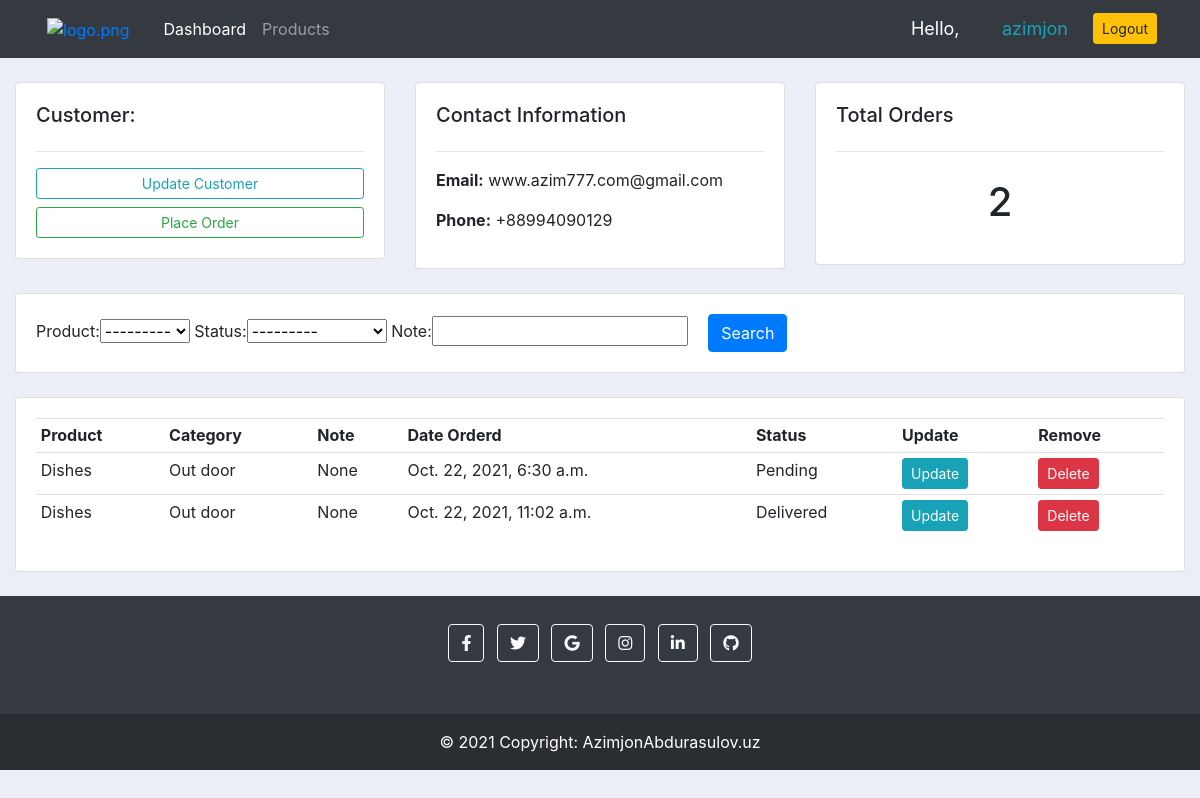
/customer/2/ (signed in), run on an earlier commit of the app's database.
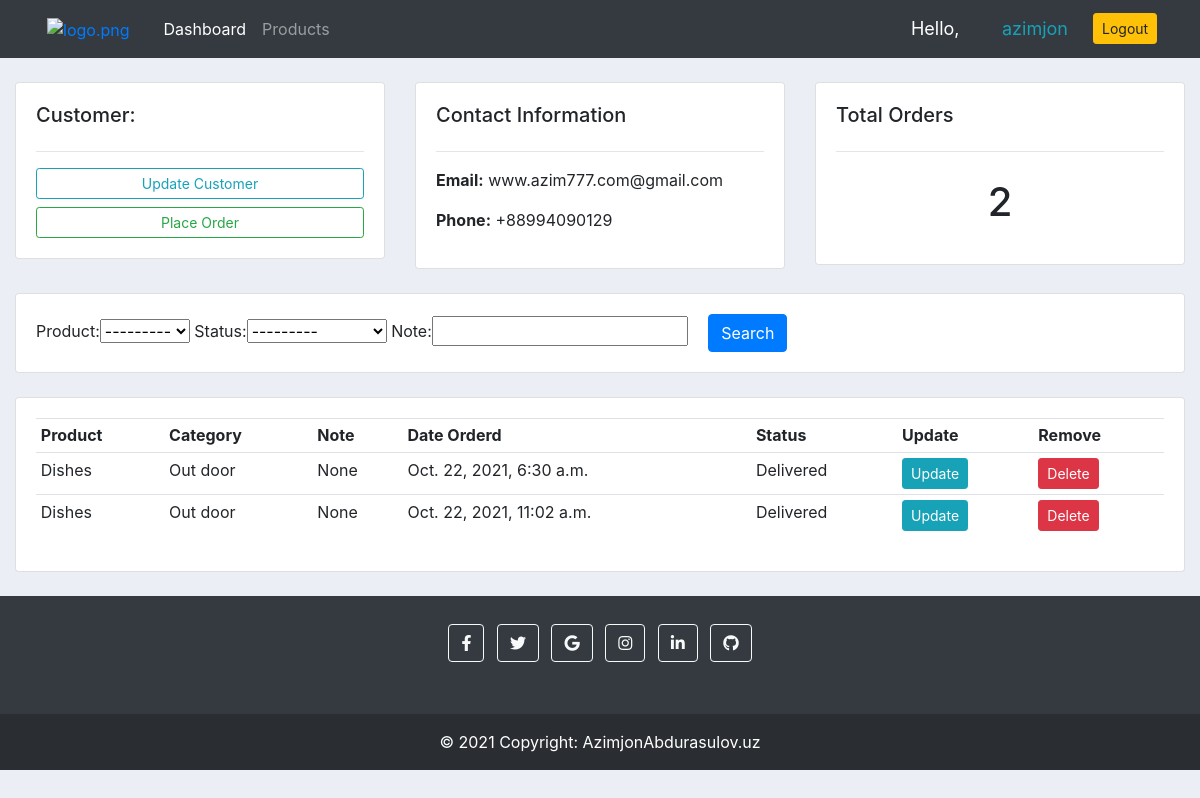
And on a later commit of the database.
### accounts/models.py (models this page shows, shortened)
class Order(models.Model):
    STATUS = (
        ('Pending', 'Pending'),
        ('Out for delivery', 'Out for delivery'),
        ('Delivered', 'Delivered'),
    )
    customer = models.ForeignKey(
        Customer,  null=True, on_delete=models.SET_NULL)
    product = models.ForeignKey(Product,  null=True, on_delete=models.SET_NULL)
    date_created = models.DateTimeField(auto_now_add=True, null=True)
    status = models.CharField(max_length=200, null=True, choices=STATUS)
    note = models.CharField(max_length=200, null=True)

class Product(models.Model):
    CATEGORY = (
        ('Indoor', 'Indoor'),
        ('Out door', 'Out door'),
    )
    name = models.CharField(max_length=200, null=True)
    price = models.FloatField(null=True)
    category = models.CharField(max_length=200, null=True, choices=CATEGORY)
    description = models.CharField(max_length=200, null=True, blank=True)
    date_created = models.DateTimeField(auto_now_add=True, null=True)
    tags = models.ManyToManyField(Tag)
    def __str__(self):
        return self.name

### accounts/views.py (the view)
# urls.py: path('customer/<str:pk>/', views.customer, name='customer'),
@login_required(login_url='login')
def customer(request, pk):
    customer = Customer.objects.get(id=pk)
    orders = customer.order_set.all()
    order_count = orders.count()
    myFilter = OrderFilter(request.GET, queryset=orders)
    orders = myFilter.qs
    contaxt = {
        'customer': customer,
        'orders': orders,
        'order_count': order_count,
        'myFilter': myFilter
    }
    return render(request, 'accounts/customers.html', contaxt)

### accounts/templates/accounts/customers.html (shortened to what this page needs)
{% extends 'accounts/main.html' %}
{% block content %}
<br>
<div class="row">
    <div class="col-md">
        <div class="card card-body">
            <h5>Customer:</h5>
            <hr>
            <a href="" class="btn btn-outline-info btn-sm btn-block">Update Customer</a>
            <a href="{% url 'create_order' customer.id %}" class="btn btn-outline-success btn-sm btn-block">Place Order</a>
        </div>
    </div>
    <div class="col-md">
        <div class="card card-body">
            <h5>Contact Information</h5>
            <hr>
            <p><b>Email:</b> {{ customer.email }}</p>
            <p><b>Phone:</b> {{ customer.phone }}</p>
        </div>
    </div>
    <div class="col-md">
        <div class="card card-body">
            <h5>Total Orders</h5>
            <hr>
            <h1  style="text-align: center; padding: 10px;"> {{ order_count }} </h1>
        </div>
    </div>
</div>
<br>
<div class="row">
    <div class="col-md">
        <div class="card card-body">
            <form action="" method="GET">
                {{ myFilter.form }}
                <button class="btn btn-primary ml-3" type="submit">Search</button>
            </form>
        </div>
    </div>
</div>
<br>
<div class="row">
    <div class="col-md">
        <div class="card card-body">
            <table class="table table-sm">
                <tr>
                    <th>Product</th>
                    <th>Category</th>
                    <th>Note</th>
                    <th>Date Orderd</th>
                    <th>Status</th>
                    <th>Update</th>
                    <th>Remove</th>
                </tr>
                {% for order in orders %}
                <tr>
                    <td>{{ order.product }}</td>
                    <td>{{ order.product.category }}</td>
                    <td>{{ order.note }}</td>
                    <td>{{ order.date_created }}</td>
                    <td>{{ order.status }}</td>
                    <td><a class="btn btn-sm btn-info" href="{% url 'update_order' order.id %}">Update</a></td>
                    <td><a class="btn btn-sm btn-danger" href="{% url 'delete_order' order.id %}">Delete</a></td>
                </tr>
                {% endfor %}
            </table>
        </div>
    </div>
</div>
{% endblock %}

What changed in the data, as far as the page shows it:
changed Order "Oct. 22, 2021, 6:30 a.m.": status "Pending" → "Delivered"
